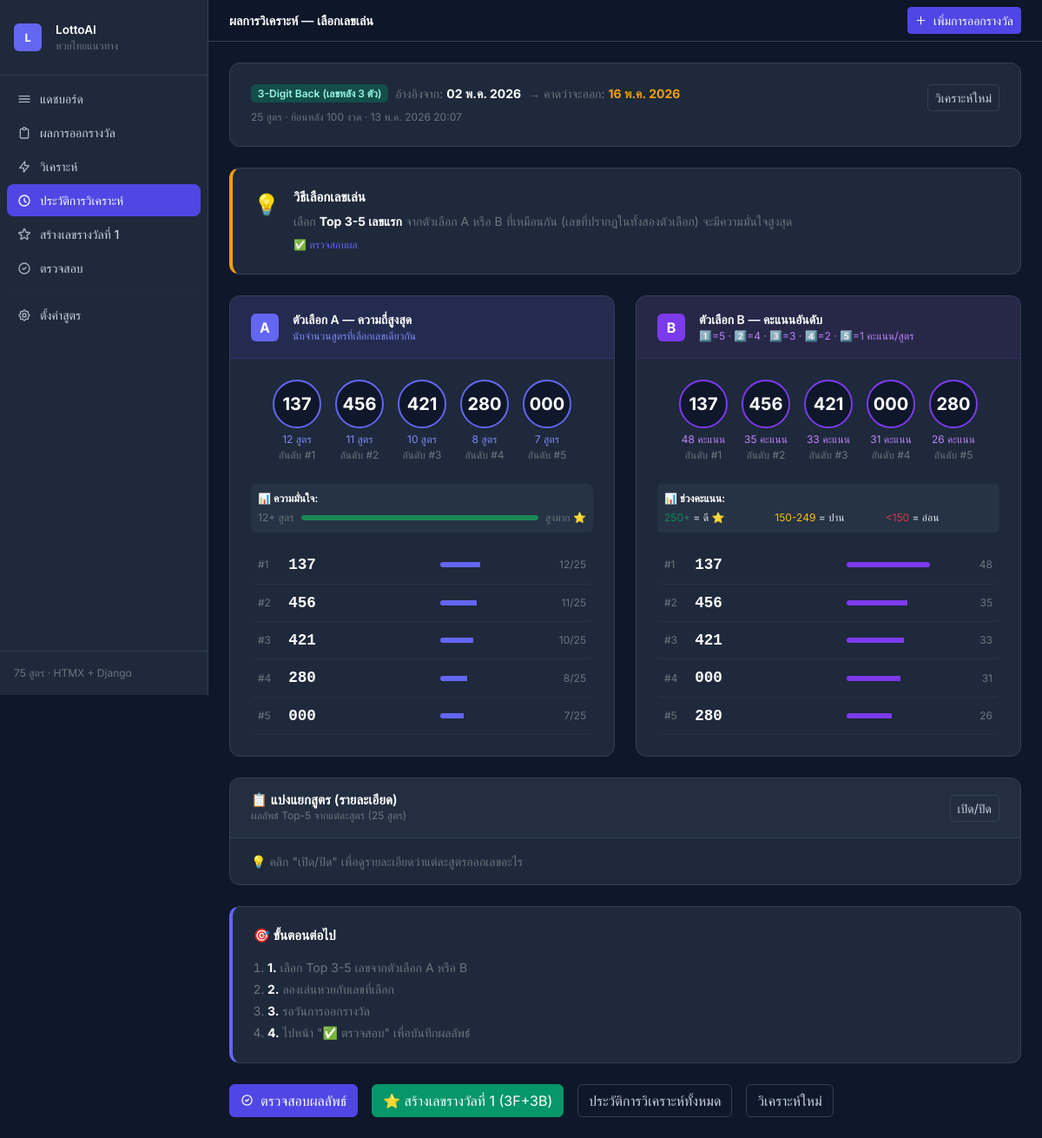
Page /analysis/21/ on the earlier database version.
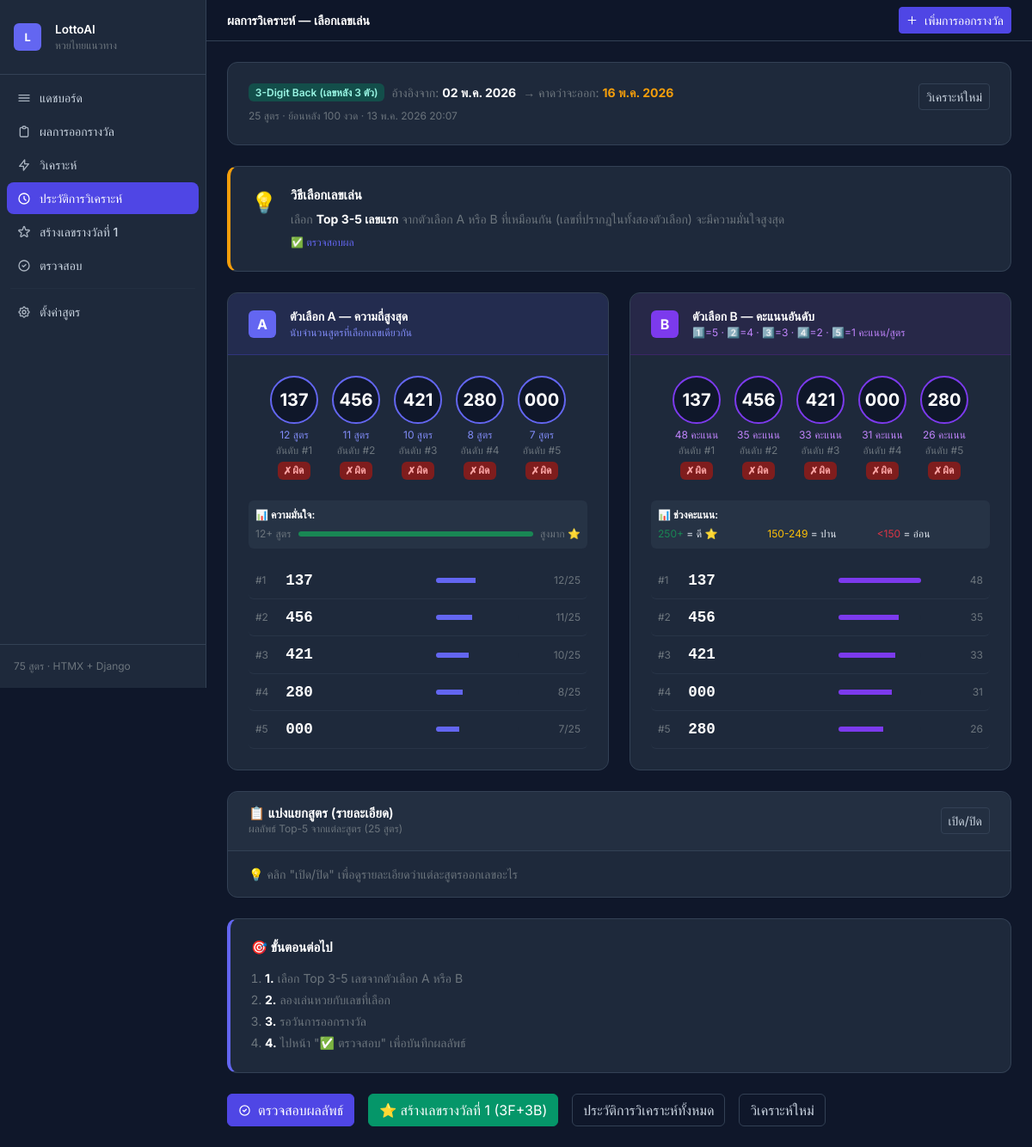
Same page on the later database version.
### apps/analysis/models.py (models this page shows, shortened)
class AnalysisSession(models.Model):
    LOTTERY_TYPE_CHOICES = [
        ('2D', '2-Digit Back (เลขท้าย 2 ตัว)'),
        ('3F', '3-Digit Front (เลขหน้า 3 ตัว)'),
        ('3B', '3-Digit Back (เลขหลัง 3 ตัว)'),
    ]
    reference_draw = models.ForeignKey(
        LotteryDraw, on_delete=models.CASCADE,
        related_name='analyses', verbose_name='Based on Draw'
    )
    lottery_type = models.CharField(
        max_length=2, choices=LOTTERY_TYPE_CHOICES, verbose_name='Lottery Type'
    )
    target_draw_date = models.DateField(
        null=True, blank=True, verbose_name='Target Draw Date'
    )
    history_limit = models.IntegerField(
        default=50, verbose_name='Draws Used in History'
    )
    formulas_run = models.IntegerField(default=0)
    formulas_active = models.IntegerField(default=0)
    formula_raw_results = models.JSONField(default=dict)
    option_a_results = models.JSONField(default=list)
    option_b_results = models.JSONField(default=list)
    option_c_results = models.JSONField(default=list)
    created_at = models.DateTimeField(auto_now_add=True)
    class Meta:
        ordering = ['-created_at']
        verbose_name = 'Analysis Session'
        verbose_name_plural = 'Analysis Sessions'

class LotteryDraw(models.Model):
    draw_date = models.DateField(unique=True, verbose_name='Draw Date')
    draw_label = models.CharField(
        max_length=20, blank=True, default='',
        help_text='E.g. "1 Jan 2025"', verbose_name='Draw Label'
    )
    first_prize = models.CharField(max_length=6, verbose_name='First Prize (6-digit)')
    near_first_1 = models.CharField(max_length=6, blank=True, default='', verbose_name='Near 1st Prize (lower)')
    near_first_2 = models.CharField(max_length=6, blank=True, default='', verbose_name='Near 1st Prize (upper)')
    three_front_1 = models.CharField(max_length=3, blank=True, default='', verbose_name='3-Digit Front #1')
    three_front_2 = models.CharField(max_length=3, blank=True, default='', verbose_name='3-Digit Front #2')
    three_back_1 = models.CharField(max_length=3, blank=True, default='', verbose_name='3-Digit Back #1')
    three_back_2 = models.CharField(max_length=3, blank=True, default='', verbose_name='3-Digit Back #2')
    two_back = models.CharField(max_length=2, blank=True, default='', verbose_name='2-Digit Back')
    notes = models.TextField(blank=True, default='', verbose_name='Notes')
    created_at = models.DateTimeField(auto_now_add=True)
    updated_at = models.DateTimeField(auto_now=True)
    class Meta:
        ordering = ['-draw_date']
        verbose_name = 'Lottery Draw'
        verbose_name_plural = 'Lottery Draws'

class PredictionEntry(models.Model):
    OPTION_CHOICES = [
        ('A', 'Option A — Frequency'),
        ('B', 'Option B — Ranking Score'),
        ('C', 'Option C — Enhanced Consensus'),
    ]
    session = models.ForeignKey(
        AnalysisSession, on_delete=models.CASCADE,
        related_name='predictions', verbose_name='Session'
    )
    option = models.CharField(max_length=1, choices=OPTION_CHOICES)
    rank = models.IntegerField()
    number = models.CharField(max_length=6)
    frequency_count = models.IntegerField(default=0)   # Option A: how many formulas put it in top 5
    ranking_score = models.FloatField(default=0.0)      # Option B: total ranking points
    is_verified = models.BooleanField(default=False)
    was_correct = models.BooleanField(null=True, blank=True)
    verified_against = models.ForeignKey(
        LotteryDraw, on_delete=models.SET_NULL,
        null=True, blank=True, related_name='verified_predictions'
    )
    verified_at = models.DateTimeField(null=True, blank=True)
    class Meta:
        ordering = ['option', 'rank']
        unique_together = [['session', 'option', 'rank']]
        verbose_name = 'Prediction Entry'
        verbose_name_plural = 'Prediction Entries'

### apps/analysis/views.py (the view)
# urls.py: path('analysis/<int:pk>/', views.analysis_detail, name='analysis_detail'),
def analysis_detail(request, pk):
    session = get_object_or_404(AnalysisSession, pk=pk)
    predictions_a = session.predictions.filter(option='A').order_by('rank')
    predictions_b = session.predictions.filter(option='B').order_by('rank')
    predictions_c = session.predictions.filter(option='C').order_by('rank')
    formula_breakdown = []
    configs = {fc.formula_code: fc for fc in FormulaConfig.objects.all()}
    for code, results in session.formula_raw_results.items():
        cfg = configs.get(code)
        formula_breakdown.append({
            'code': code,
            'name': cfg.formula_name if cfg else code,
            'group': cfg.formula_group if cfg else '—',
            'top5': results[:5],
        })
    formula_breakdown.sort(key=lambda x: x['code'])
    return render(request, 'analysis/analysis_detail.html', {
        'session': session,
        'predictions_a': predictions_a,
        'predictions_b': predictions_b,
        'predictions_c': predictions_c,
        'formula_breakdown': formula_breakdown,
    })

### apps/analysis/templates/analysis/analysis_detail.html (shortened to what this page needs)
{% extends "analysis/base.html" %}
{% block page_title %}ผลการวิเคราะห์ — เลือกเลขเล่น{% endblock %}
{% block content %}
<div class="card p-4 mb-4">
  <div class="d-flex flex-wrap align-items-start justify-content-between gap-3">
    <div>
      <div class="d-flex align-items-center gap-2 flex-wrap mb-2">
        <span class="badge fw-semibold
          {% if session.lottery_type == '2D' %}badge-2d
          {% elif session.lottery_type == '3F' %}badge-3f
          {% else %}badge-3b{% endif %}">
          {{ session.get_lottery_type_display }}
        </span>
        <span class="text-secondary small">
          อ้างอิงจาก: <strong class="text-white">{{ session.reference_draw.draw_date|date:"d M Y" }}</strong>
        </span>
        {% if session.target_draw_date %}
        <span class="text-secondary small">
          → คาดว่าจะออก: <strong class="text-gold">{{ session.target_draw_date|date:"d M Y" }}</strong>
        </span>
        {% endif %}
      </div>
      <p class="mb-0 text-secondary fs-xs">
        {{ session.formulas_run }} สูตร · ย้อนหลัง {{ session.history_limit }} งวด ·
        {{ session.created_at|date:"d M Y H:i" }}
      </p>
    </div>
    <a href="{% url 'analysis_run' %}" class="btn btn-outline-secondary btn-sm">วิเคราะห์ใหม่</a>
  </div>
</div>
<div class="card p-4 mb-4 card-accent-gold">
  <div class="d-flex gap-3">
    <div class="fs-4 flex-shrink-0">💡</div>
    <div>
      <h3 class="fw-semibold text-white mb-2" style="font-size:.95rem">วิธีเลือกเลขเล่น</h3>
      <p class="text-secondary small mb-2">
        เลือก <strong class="text-white">Top 3-5 เลขแรก</strong> จากตัวเลือก A หรือ B
        ที่เหมือนกัน (เลขที่ปรากฏในทั้งสองตัวเลือก) จะมีความมั่นใจสูงสุด
      </p>
      <div class="d-flex gap-3">
        <a href="{% url 'checklist' %}" class="text-primary fs-xs text-decoration-none">✅ ตรวจสอบผล</a>
      </div>
    </div>
  </div>
</div>
<div class="row g-4 mb-4">
  <div class="col-12 col-lg-6">
    <div class="card overflow-hidden h-100">
      <div class="card-header d-flex align-items-center gap-3 py-3 px-4"
           style="background: rgba(79,70,229,.12) !important; border-color: rgba(79,70,229,.3) !important">
        <div class="d-flex align-items-center justify-content-center rounded-2 bg-primary text-white fw-bold flex-shrink-0"
             style="width:2rem;height:2rem">A</div>
        <div>
          <p class="mb-0 fw-semibold text-white small">ตัวเลือก A — ความถี่สูงสุด</p>
          <p class="mb-0 fs-xs" style="color:#818cf8">นับจำนวนสูตรที่เลือกเลขเดียวกัน</p>
        </div>
      </div>
      <div class="card-body p-4">
        <div class="d-flex flex-wrap justify-content-center gap-3 mb-4">
          {% for pred in predictions_a %}
          <div class="text-center number-group">
            <div class="number-chip mb-1" style="border-color: var(--app-primary); color:#fff; cursor:pointer">
              {{ pred.number }}
            </div>
            <p class="mb-0 fs-xs" style="color:#818cf8">{{ pred.frequency_count }} สูตร</p>
            <p class="mb-0 text-secondary fs-xs">อันดับ #{{ pred.rank }}</p>
            {% if pred.is_verified %}
            <span class="badge mt-1 {% if pred.was_correct %}badge-hit{% else %}badge-miss{% endif %}">
              {% if pred.was_correct %}✓ ถูก{% else %}✗ ผิด{% endif %}
            </span>
            {% endif %}
          </div>
          {% endfor %}
        </div>
        <div class="rounded p-2 mb-3 small" style="background: rgba(51,65,85,.4)">
          <p class="mb-1 fw-semibold text-white fs-xs">📊 ความมั่นใจ:</p>
          <div class="d-flex align-items-center gap-2">
            <span class="fs-xs text-secondary">12+ สูตร</span>
            <div class="progress flex-grow-1" style="height:6px">
              <div class="progress-bar bg-success" style="width:100%"></div>
            </div>
            <span class="fs-xs text-secondary">สูงมาก ⭐</span>
          </div>
        </div>
        <div>
          {% for pred in predictions_a %}
          <div class="d-flex align-items-center justify-content-between py-2 px-2 rounded"
               style="border-bottom: 1px solid rgba(51,65,85,.5)">
            <div class="d-flex align-items-center gap-3">
              <span class="text-secondary fs-xs" style="width:1.2rem">#{{ pred.rank }}</span>
              <span class="font-mono text-white fw-bold" style="font-size:1.1rem">{{ pred.number }}</span>
            </div>
            <div class="d-flex align-items-center gap-2">
              <div class="progress" style="width:6rem;height:6px">
                <div class="progress-bar bg-primary"
                     style="width:{% widthratio pred.frequency_count session.formulas_run 100 %}%"></div>
              </div>
              <span class="text-secondary fs-xs text-end" style="width:4rem">
                {{ pred.frequency_count }}/{{ session.formulas_run }}
              </span>
            </div>
          </div>
          {% endfor %}
        </div>
      </div>
    </div>
  </div>
  <div class="col-12 col-lg-6">
    <div class="card overflow-hidden h-100">
      <div class="card-header d-flex align-items-center gap-3 py-3 px-4"
           style="background: rgba(107,33,168,.12) !important; border-color: rgba(107,33,168,.3) !important">
        <div class="d-flex align-items-center justify-content-center rounded-2 text-white fw-bold flex-shrink-0"
             style="width:2rem;height:2rem;background:#7c3aed">B</div>
        <div>
          <p class="mb-0 fw-semibold text-white small">ตัวเลือก B — คะแนนอันดับ</p>
          <p class="mb-0 fs-xs" style="color:#c084fc">1️⃣=5 · 2️⃣=4 · 3️⃣=3 · 4️⃣=2 · 5️⃣=1 คะแนน/สูตร</p>
        </div>
      </div>
      <div class="card-body p-4">
        <div class="d-flex flex-wrap justify-content-center gap-3 mb-4">
          {% for pred in predictions_b %}
          <div class="text-center number-group">
            <div class="number-chip mb-1" style="border-color:#7c3aed; color:#fff; cursor:pointer">
              {{ pred.number }}
            </div>
            <p class="mb-0 fs-xs" style="color:#c084fc">{{ pred.ranking_score|floatformat:0 }} คะแนน</p>
            <p class="mb-0 text-secondary fs-xs">อันดับ #{{ pred.rank }}</p>
            {% if pred.is_verified %}
            <span class="badge mt-1 {% if pred.was_correct %}badge-hit{% else %}badge-miss{% endif %}">
              {% if pred.was_correct %}✓ ถูก{% else %}✗ ผิด{% endif %}
            </span>
            {% endif %}
          </div>
          {% endfor %}
        </div>
        <div class="rounded p-2 mb-3" style="background: rgba(51,65,85,.4)">
          <p class="mb-1 fw-semibold text-white fs-xs">📊 ช่วงคะแนน:</p>
          <div class="row row-cols-3 g-1 fs-xs">
            <div class="col"><span class="text-success">250+</span> = ดี ⭐</div>
            <div class="col"><span class="text-warning">150-249</span> = ปาน</div>
            <div class="col"><span class="text-danger">&lt;150</span> = อ่อน</div>
          </div>
        </div>
        <div>
          {% for pred in predictions_b %}
          {% with max_score=predictions_b.0.ranking_score %}
          <div class="d-flex align-items-center justify-content-between py-2 px-2 rounded"
               style="border-bottom: 1px solid rgba(51,65,85,.5)">
            <div class="d-flex align-items-center gap-3">
              <span class="text-secondary fs-xs" style="width:1.2rem">#{{ pred.rank }}</span>
              <span class="font-mono text-white fw-bold" style="font-size:1.1rem">{{ pred.number }}</span>
            </div>
            <div class="d-flex align-items-center gap-2">
              <div class="progress" style="width:6rem;height:6px">
                <div class="progress-bar" style="background:#7c3aed;width:{% widthratio pred.ranking_score max_score 100 %}%"></div>
              </div>
              <span class="text-secondary fs-xs text-end" style="width:4rem">
                {{ pred.ranking_score|floatformat:0 }}
              </span>
            </div>
          </div>
          {% endwith %}
          {% endfor %}
        </div>
      </div>
    </div>
  </div>
</div>
<div class="card overflow-hidden mb-4">
  <div class="card-header d-flex align-items-center justify-content-between py-3 px-4">
    <div>
      <h2 class="mb-0 fw-semibold text-white" style="font-size:.95rem">📋 แบ่งแยกสูตร (รายละเอียด)</h2>
      <p class="mb-0 text-secondary fs-xs">ผลลัพธ์ Top-5 จากแต่ละสูตร ({{ formula_breakdown|length }} สูตร)</p>
    </div>
    <button type="button"
            class="btn btn-outline-secondary btn-sm"
            data-bs-toggle="collapse"
            data-bs-target="#formulaBreakdown">
      เปิด/ปิด
    </button>
  </div>
      {% regroup formula_breakdown by group as grouped_formulas %}
  <div class="px-4 py-3 text-secondary small" id="formulaHint">
    💡 คลิก "เปิด/ปิด" เพื่อดูรายละเอียดว่าแต่ละสูตรออกเลขอะไร
  </div>
</div>
<div class="card p-4 mb-4 card-accent-indigo">
  <h3 class="fw-semibold text-white mb-3" style="font-size:.95rem">🎯 ขั้นตอนต่อไป</h3>
  <ol class="text-secondary small mb-0 ps-3">
    <li class="mb-1"><strong class="text-white">1.</strong> เลือก Top 3-5 เลขจากตัวเลือก A หรือ B</li>
    <li class="mb-1"><strong class="text-white">2.</strong> ลองเล่นหวยกับเลขที่เลือก</li>
    <li class="mb-1"><strong class="text-white">3.</strong> รอวันการออกรางวัล</li>
    <li><strong class="text-white">4.</strong> ไปหน้า "✅ ตรวจสอบ" เพื่อบันทึกผลลัพธ์</li>
  </ol>
</div>
<div class="d-flex flex-wrap gap-3">
  <a href="{% url 'checklist' %}" class="btn btn-primary d-flex align-items-center gap-2">
    <svg width="15" height="15" fill="none" viewBox="0 0 24 24" stroke="currentColor">
      <path stroke-linecap="round" stroke-linejoin="round" stroke-width="2" d="M9 12l2 2 4-4m6 2a9 9 0 11-18 0 9 9 0 0118 0z"/>
    </svg>
    ตรวจสอบผลลัพธ์
  </a>
  {% if session.lottery_type == '3F' %}
  <a href="{% url 'combine_6d' %}?front_session={{ session.pk }}"
     class="btn d-flex align-items-center gap-2 text-white"
     style="background:#059669;border-color:#059669">
    ⭐ สร้างเลขรางวัลที่ 1 (3F+3B)
  </a>
  {% elif session.lottery_type == '3B' %}
  <a href="{% url 'combine_6d' %}?back_session={{ session.pk }}"
     class="btn d-flex align-items-center gap-2 text-white"
     style="background:#059669;border-color:#059669">
    ⭐ สร้างเลขรางวัลที่ 1 (3F+3B)
  </a>
  {% endif %}
  <a href="{% url 'analysis_history' %}" class="btn btn-outline-secondary">ประวัติการวิเคราะห์ทั้งหมด</a>
  <a href="{% url 'analysis_run' %}" class="btn btn-outline-secondary">วิเคราะห์ใหม่</a>
</div>
{% endblock %}

Differences in the rows shown:
changed PredictionEntry (number 1 of 10 on the later page): was_correct empty → False (drawn); now shows "✗ ผิด"
changed PredictionEntry (number 2 of 10 on the later page): was_correct empty → False (drawn); now shows "✗ ผิด"
changed PredictionEntry (number 3 of 10 on the later page): was_correct empty → False (drawn); now shows "✗ ผิด"
changed PredictionEntry (number 4 of 10 on the later page): was_correct empty → False (drawn); now shows "✗ ผิด"
changed PredictionEntry (number 5 of 10 on the later page): was_correct empty → False (drawn); now shows "✗ ผิด"
changed PredictionEntry (number 6 of 10 on the later page): was_correct empty → False (drawn); now shows "✗ ผิด"
changed PredictionEntry (number 7 of 10 on the later page): was_correct empty → False (drawn); now shows "✗ ผิด"
changed PredictionEntry (number 8 of 10 on the later page): was_correct empty → False (drawn); now shows "✗ ผิด"
changed PredictionEntry (number 9 of 10 on the later page): was_correct empty → False (drawn); now shows "✗ ผิด"
changed PredictionEntry (number 10 of 10 on the later page): was_correct empty → False (drawn); now shows "✗ ผิด"
